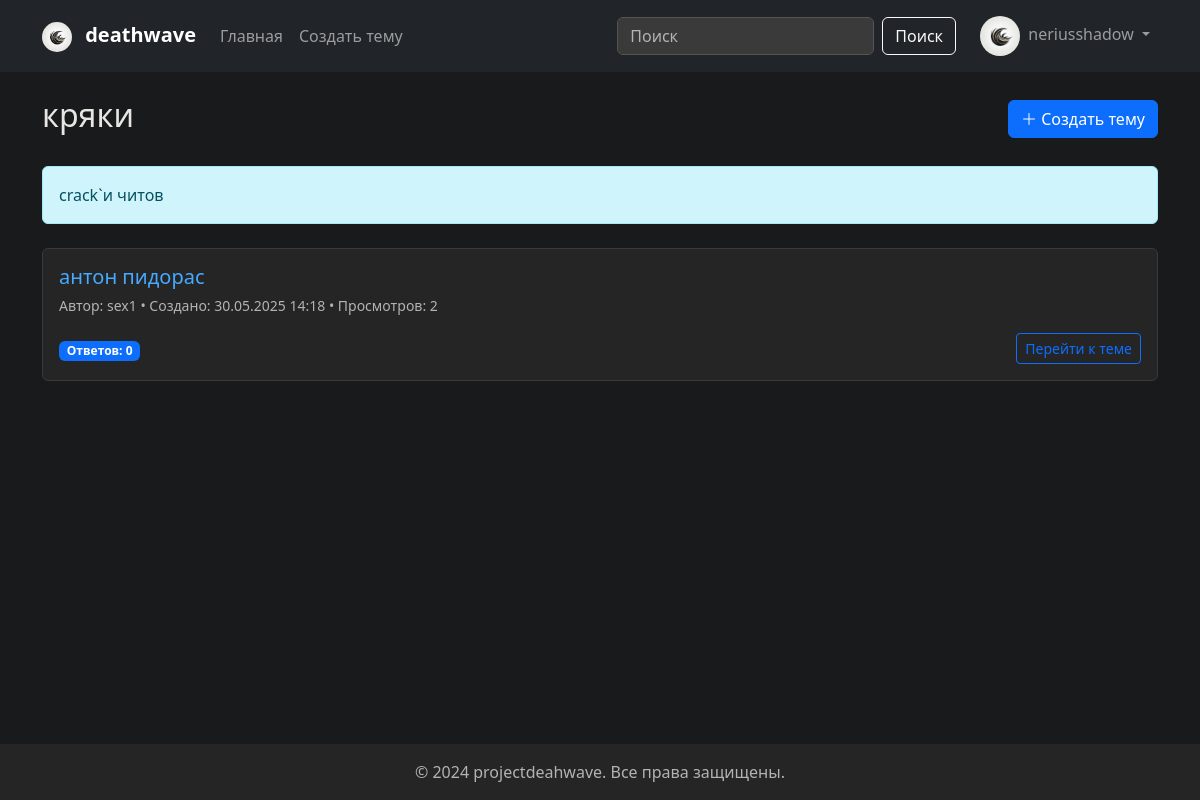
Screenshot of /category/cracks/ (signed in) with the database file from the repository.
### users/models.py (models this page shows, shortened)
class Profile(models.Model):
    user = models.OneToOneField(User, on_delete=models.CASCADE, verbose_name='Пользователь')
    avatar = models.ImageField(upload_to='avatars/', null=True, blank=True, verbose_name='Аватар')
    bio = models.TextField(max_length=500, blank=True, verbose_name='О себе')
    location = models.CharField(max_length=100, blank=True, verbose_name='Местоположение')
    birth_date = models.DateField(null=True, blank=True, verbose_name='Дата рождения')
    reputation = models.IntegerField(default=0, verbose_name='Репутация')
    is_online = models.BooleanField(default=False, verbose_name='Онлайн')
    last_seen = models.DateTimeField(auto_now=True, verbose_name='Последний визит')
    ip_address = models.CharField(max_length=45, blank=True, null=True, verbose_name='IP-адрес регистрации')
    is_banned = models.BooleanField(default=False, verbose_name='Забанен')
    ban_reason = models.TextField(max_length=500, blank=True, null=True, verbose_name='Причина бана')
    class Meta:
        verbose_name = 'Профиль'
        verbose_name_plural = 'Профили'

### forum/models.py (models this page shows, shortened)
class Category(models.Model):
    name = models.CharField(max_length=100, verbose_name='Название')
    slug = models.SlugField(unique=True)
    description = models.TextField(blank=True, verbose_name='Описание')
    created_at = models.DateTimeField(auto_now_add=True)
    class Meta:
        verbose_name = 'Категория'
        verbose_name_plural = 'Категории'
        ordering = ['name']

class Topic(models.Model):
    title = models.CharField(max_length=200, verbose_name='Заголовок')
    slug = models.SlugField(unique=True)
    content = models.TextField(verbose_name='Содержание')
    category = models.ForeignKey(Category, on_delete=models.CASCADE, related_name='topics', verbose_name='Категория')
    author = models.ForeignKey(User, on_delete=models.CASCADE, related_name='topics', verbose_name='Автор')
    created_at = models.DateTimeField(auto_now_add=True)
    updated_at = models.DateTimeField(auto_now=True)
    views = models.PositiveIntegerField(default=0, verbose_name='Просмотры')
    is_closed = models.BooleanField(default=False, verbose_name='Закрыта')
    is_pinned = models.BooleanField(default=False, verbose_name='Закреплена')
    class Meta:
        verbose_name = 'Тема'
        verbose_name_plural = 'Темы'
        ordering = ['-is_pinned', '-created_at']

### forum/views.py (the view)
# urls.py: path('category/<slug:slug>/', views.category_detail, name='category_detail'),
def category_detail(request, slug):
    category = get_object_or_404(Category, slug=slug)
    topics = category.topics.all()
    paginator = Paginator(topics, 10)
    page = request.GET.get('page')
    topics = paginator.get_page(page)
    context = {
        'category': category,
        'topics': topics,
    }
    return render(request, 'forum/category_detail.html', context)

### templates/forum/category_detail.html (shortened to what this page needs)
{% extends 'base.html' %}
{% block content %}
<div class="d-flex justify-content-between align-items-center mb-4">
    <h2>{{ category.name }}</h2>
    {% if user.is_authenticated %}
    <a href="{% url 'forum:topic_create' %}" class="btn btn-primary">
        <i class="bi bi-plus-lg"></i> Создать тему
    </a>
    {% endif %}
</div>
{% if category.description %}
<div class="alert alert-info mb-4">
    {{ category.description }}
</div>
{% endif %}
{% for topic in topics %}
<div class="card mb-3 topic-card">
    <div class="card-body">
        <div class="d-flex justify-content-between align-items-start">
            <div>
                <h5 class="card-title mb-1">
                    <a href="{% url 'forum:topic_detail' topic.slug %}" class="text-decoration-none">
                        {{ topic.title }}
                    </a>
                </h5>
                <p class="card-text text-muted mb-2">
                    <small>
                        Автор: {{ topic.author.username }} •
                        Создано: {{ topic.created_at|date:"d.m.Y H:i" }} •
                        Просмотров: {{ topic.views }}
                    </small>
                </p>
            </div>
        </div>
        <div class="d-flex justify-content-between align-items-center mt-2">
            <div>
                <span class="badge bg-primary me-2">
                    Ответов: {{ topic.posts.count }}
                </span>
            </div>
            <a href="{% url 'forum:topic_detail' topic.slug %}" class="btn btn-outline-primary btn-sm">
                Перейти к теме
            </a>
        </div>
    </div>
</div>
{% empty %}
<div class="alert alert-info">
    В этой категории пока нет тем.
</div>
{% endfor %}
{% endblock %}

### templates/base.html (shortened to what this page needs)
{% load static %}
<!DOCTYPE html>
<html lang="ru">
<head>
    <link href="https://cdn.jsdelivr.net/npm/bootstrap@5.3.0/dist/css/bootstrap.min.css" rel="stylesheet">
    <link rel="stylesheet" href="https://cdn.jsdelivr.net/npm/bootstrap-icons@1.11.0/font/bootstrap-icons.css">
</head>
<body>
    <nav class="navbar navbar-expand-lg navbar-dark bg-dark">
        <div class="container">
            <a class="navbar-brand" href="{% url 'forum:home' %}">
                 <img src="{% static 'img/dwc.jpg' %}" alt="deathwave logo" class="navbar-logo me-2">
                 deathwave
            </a>
            <div class="collapse navbar-collapse" id="navbarNav">
                <ul class="navbar-nav me-auto">
                    <li class="nav-item">
                        <a class="nav-link" href="{% url 'forum:home' %}">Главная</a>
                    </li>
                    {% if user.is_authenticated %}
                    <li class="nav-item">
                        <a class="nav-link" href="{% url 'forum:topic_create' %}">Создать тему</a>
                    </li>
                    {% endif %}
                </ul>
                <form class="d-flex me-3" action="{% url 'forum:search' %}" method="get">
                    <input class="form-control me-2" type="search" name="q" placeholder="Поиск" aria-label="Search">
                    <button class="btn btn-outline-light" type="submit">Поиск</button>
                </form>
                <ul class="navbar-nav">
                    {% if user.is_authenticated %}
                    <li class="nav-item dropdown">
                        <a class="nav-link dropdown-toggle" href="#" id="navbarDropdown" role="button" data-bs-toggle="dropdown">
                            {% if user.profile.avatar %}
                            <img src="{{ user.profile.avatar.url }}" alt="{{ user.username }}" class="avatar me-1">
                            {% else %}
                            <i class="bi bi-person-circle me-1"></i>
                            {% endif %}
                            {{ user.username }}
                        </a>
                    </li>
                    {% endif %}
                </ul>
            </div>
        </div>
    </nav>
    <div class="container mt-4 content-wrapper">
        {% block content %}
        {% endblock %}
    </div>
    <footer class="footer mt-auto py-3 bg-light">
        <div class="container text-center">
            <span class="text-muted">© 2024 projectdeahwave. Все права защищены.</span>
        </div>
    </footer>
</body>
</html>

### templates/base.html (style rules this page uses)
body { background-color: #181a1b; color: #e8e6e3; }
html, body { height: 100%; }
body { display: flex; flex-direction: column; }
.content-wrapper { flex-grow: 1; }
.navbar-brand { font-weight: bold; }
.navbar-logo { height: 30px; width: 30px; border-radius: 50%; object-fit: cover; }
.footer { margin-top: 2rem; padding: 1rem 0; background-color: #252526 !important; color: #e8e6e3 !important; }
.avatar { width: 40px; height: 40px; border-radius: 50%; object-fit: cover; }
.topic-card { transition: transform 0.2s; }
.card { background-color: #252526; color: #e8e6e3; border-color: #3a3a3a; }
a { color: #46aaff; }
.text-muted { color: #b3b3b3 !important; }
.form-control { background-color: #3a3a3a; color: #e8e6e3 !important; border-color: #555; }
.form-control::placeholder { color: #b3b3b3 !important; opacity: 1; }

### rows the page displays
Category: name "кряки", description "crack`и читов"
Topic: title "антон пидорас", author.username "sex1", created_at "30.05.2025 14:18", views "2", posts.count "0"

### other values shown
{{ user.username }} "neriusshadow"
